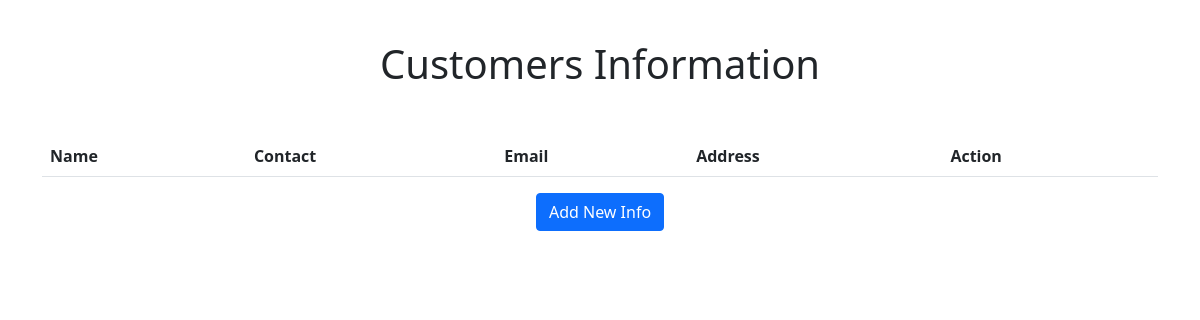
The app's page /crud/, older data.
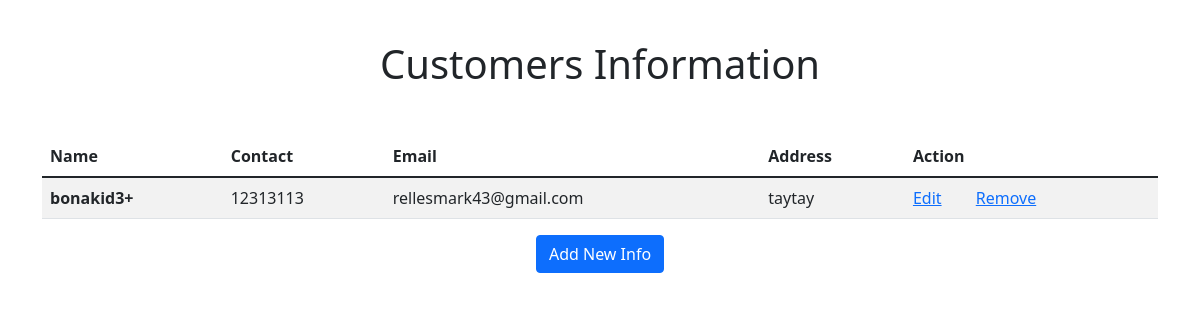
The same page, newer data.
### CrudSamp/models.py (models this page shows, shortened)
class Customers(models.Model):
    Customersname = models.CharField(max_length=20)
    Customersnumber  = models.IntegerField()
    Email = models.EmailField()
    Add = models.CharField(max_length=50)

### CrudSamp/views.py (the view)
# urls.py: path('',crud_views.listcustomer,name="customers_list"),
def listcustomer(request):
    customers = Customers.objects.all() #this means all the created object will list here
    return render(request,'list.html',{'customers':customers})

### CrudSamp/templates/list.html (shortened to what this page needs)
{% extends 'CrudBase.html' %}  {% block content %}
<h1 style="text-align: center; padding-top: 1em; padding-bottom: 1em;">Customers Information</h1>
<table class="table table-striped">
    <thead>
        <tr>
            <th scope="col">Name</th>
            <th scope="col">Contact</th>
            <th scope="col">Email</th>
            <th scope="col">Address</th>
            <th scope="col">Action</th>
        </tr>
    </thead>
    <tbody>
        {% for cust in customers %}
        <tr>
            <th scope="row">{{cust.Customersname }}</th>
            <td>{{cust.Customersnumber}}</td>
            <td>{{cust.Email}}</td>
            <td>{{cust.Add}}</td>
            <td>
                <a style="margin-right: 30px;" href="{% url 'customers_update' cust.pk%}">Edit</a>
                <a href="{% url 'customers_delete' cust.pk  %}">Remove</a>
            </td>
        </tr>
        {% endfor %}
    </tbody>
</table>
<div class="text-center">
    <a href="{% url 'customers_create' %}"><button type="button" class="btn btn-primary">Add New Info</button></a>
</div>
{% endblock content %}

### CrudSamp/templates/CrudBase.html (shortened to what this page needs)
<!DOCTYPE html>
<html lang="en">
<head>
    <link href="https://cdn.jsdelivr.net/npm/bootstrap@5.1.3/dist/css/bootstrap.min.css" rel="stylesheet"> {% block title %} {% endblock title %}
</head>
<body>
    <div class="container">
        {% block content %} {% endblock content %}
    </div>
</body>
</html>

Row changes from the older to the newer data that the page shows:
added Customers: Customersname "bonakid3+", Customersnumber "12313113", Email "rellesmark43@gmail.com", Add "taytay"
